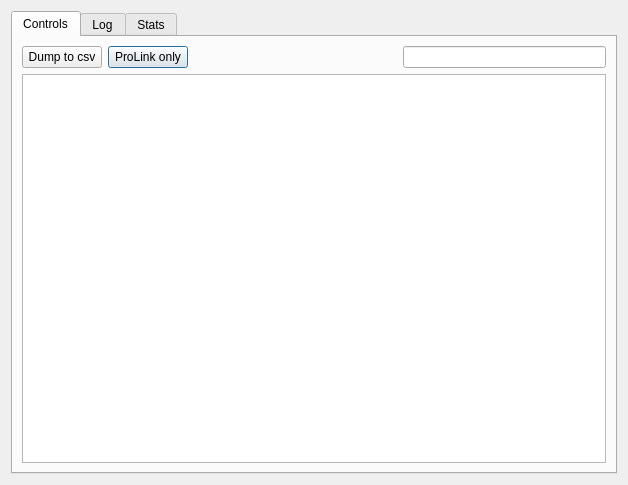
<?xml version="1.0" encoding="UTF-8"?>
<ui version="4.0">
 <class>DlgDeveloperTools</class>
 <widget class="QDialog" name="DlgDeveloperTools">
  <property name="geometry">
   <rect>
    <x>0</x>
    <y>0</y>
    <width>628</width>
    <height>485</height>
   </rect>
  </property>
  <property name="windowTitle">
   <string>Developer Tools</string>
  </property>
  <layout class="QVBoxLayout" name="verticalLayout">
   <item>
    <widget class="QTabWidget" name="toolTabWidget">
     <property name="currentIndex">
      <number>0</number>
     </property>
     <widget class="QWidget" name="controlsTab">
      <attribute name="title">
       <string>Controls</string>
      </attribute>
      <layout class="QGridLayout" name="gridLayout">
       <item row="0" column="4">
        <widget class="WSearchLineEdit" name="controlSearch"/>
       </item>
       <item row="0" column="2">
        <widget class="QPushButton" name="controlFilterProLink">
         <property name="toolTip">
          <string>Show only the Pro DJ Link controls. Equivalent to typing &quot;prolink&quot; in the search box, for when there is no keyboard attached.</string>
         </property>
         <property name="text">
          <string>ProLink only</string>
         </property>
         <property name="checkable">
          <bool>true</bool>
         </property>
        </widget>
       </item>
       <item row="0" column="3">
        <spacer name="horizontalSpacer">
         <property name="orientation">
          <enum>Qt::Horizontal</enum>
         </property>
         <property name="sizeHint" stdset="0">
          <size>
           <width>40</width>
           <height>20</height>
          </size>
         </property>
        </spacer>
       </item>
       <item row="0" column="1">
        <widget class="QPushButton" name="controlDump">
         <property name="toolTip">
          <string>Dumps all ControlObject values to a csv-file saved in the settings path (e.g. ~/.mixxx)</string>
         </property>
         <property name="text">
          <string>Dump to csv</string>
         </property>
        </widget>
       </item>
       <item row="1" column="1" colspan="4">
        <widget class="QTableView" name="controlsTable">
         <property name="editTriggers">
          <set>QAbstractItemView::AnyKeyPressed|QAbstractItemView::DoubleClicked|QAbstractItemView::EditKeyPressed|QAbstractItemView::SelectedClicked</set>
         </property>
         <property name="alternatingRowColors">
          <bool>true</bool>
         </property>
         <property name="selectionBehavior">
          <enum>QAbstractItemView::SelectItems</enum>
         </property>
         <property name="tabKeyNavigation">
          <bool>false</bool>
         </property>
         <property name="verticalScrollMode">
          <enum>QAbstractItemView::ScrollPerPixel</enum>
         </property>
         <property name="sortingEnabled">
          <bool>true</bool>
         </property>
         <property name="wordWrap">
          <bool>false</bool>
         </property>
         <property name="cornerButtonEnabled">
          <bool>false</bool>
         </property>
         <attribute name="verticalHeaderVisible">
          <bool>false</bool>
         </attribute>
        </widget>
       </item>
      </layout>
     </widget>
     <widget class="QWidget" name="logTab">
      <attribute name="title">
       <string>Log</string>
      </attribute>
      <layout class="QGridLayout" name="gridLayout_2">
       <item row="0" column="2">
        <widget class="QLineEdit" name="logSearch"/>
       </item>
       <item row="0" column="3">
        <widget class="QPushButton" name="logSearchButton">
         <property name="text">
          <string>Search</string>
         </property>
        </widget>
       </item>
       <item row="0" column="1">
        <spacer name="horizontalSpacer_2">
         <property name="orientation">
          <enum>Qt::Horizontal</enum>
         </property>
         <property name="sizeHint" stdset="0">
          <size>
           <width>40</width>
           <height>20</height>
          </size>
         </property>
        </spacer>
       </item>
       <item row="1" column="1" colspan="3">
        <widget class="QTextEdit" name="logTextView">
         <property name="readOnly">
          <bool>true</bool>
         </property>
         <property name="html">
          <string notr="true">&lt;!DOCTYPE HTML PUBLIC &quot;-//W3C//DTD HTML 4.0//EN&quot; &quot;http://www.w3.org/TR/REC-html40/strict.dtd&quot;&gt;
&lt;html&gt;&lt;head&gt;&lt;meta name=&quot;qrichtext&quot; content=&quot;1&quot; /&gt;&lt;style type=&quot;text/css&quot;&gt;
p, li { white-space: pre-wrap; }
&lt;/style&gt;&lt;/head&gt;&lt;body style=&quot; font-family:'Ubuntu'; font-size:10pt; font-weight:400; font-style:normal;&quot;&gt;
&lt;p style=&quot;-qt-paragraph-type:empty; margin-top:0px; margin-bottom:0px; margin-left:0px; margin-right:0px; -qt-block-indent:0; text-indent:0px; font-family:'.Lucida Grande UI'; font-size:13pt;&quot;&gt;&lt;br /&gt;&lt;/p&gt;&lt;/body&gt;&lt;/html&gt;</string>
         </property>
         <property name="overwriteMode">
          <bool>true</bool>
         </property>
         <property name="acceptRichText">
          <bool>false</bool>
         </property>
        </widget>
       </item>
      </layout>
     </widget>
     <widget class="QWidget" name="statsTab">
      <attribute name="title">
       <string>Stats</string>
      </attribute>
      <layout class="QVBoxLayout" name="verticalLayout_4">
       <item>
        <widget class="QTableView" name="statsTable">
         <property name="editTriggers">
          <set>QAbstractItemView::AnyKeyPressed|QAbstractItemView::DoubleClicked|QAbstractItemView::EditKeyPressed</set>
         </property>
         <property name="alternatingRowColors">
          <bool>true</bool>
         </property>
         <property name="selectionBehavior">
          <enum>QAbstractItemView::SelectRows</enum>
         </property>
         <property name="verticalScrollMode">
          <enum>QAbstractItemView::ScrollPerPixel</enum>
         </property>
         <property name="sortingEnabled">
          <bool>true</bool>
         </property>
         <attribute name="verticalHeaderVisible">
          <bool>false</bool>
         </attribute>
        </widget>
       </item>
      </layout>
     </widget>
    </widget>
   </item>
  </layout>
 </widget>
 <customwidgets>
  <customwidget>
   <class>WSearchLineEdit</class>
   <extends>QLineEdit</extends>
   <header>widget/wsearchlineedit.h</header>
  </customwidget>
 </customwidgets>
 <resources/>
 <connections/>
</ui>
